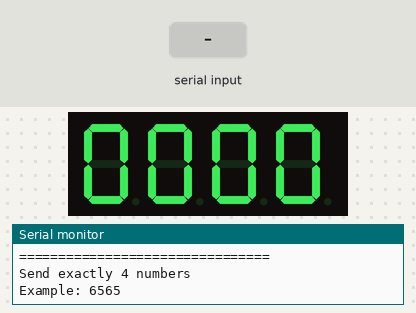
The sketch below on a simulated ESP32-S3. On the bench: 4-digit seven-segment display, the last lines printed to the serial monitor. Wiring (inferred from the names in the program): 4-digit 7-segment display, segments lit when HIGH: segments GPIO 3, GPIO 4, GPIO 5, GPIO 6, GPIO 7, GPIO 8, GPIO 9; digit selects GPIO 10, GPIO 11, GPIO 12, GPIO 13. Inputs (shaded band) come from the test bench. The segment pins are drawn as the display they are named for.

Above: at 1.2 s.
1.3 s: "90,45\n" received over the second serial link
At 2.5 s:
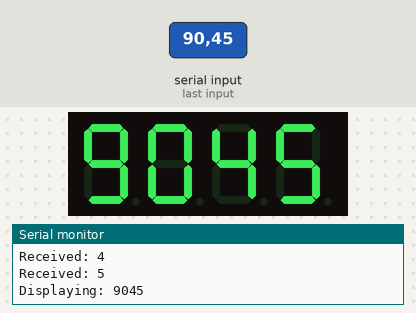
2.8 s: "30,150\n" received over the second serial link
At 3.9 s:
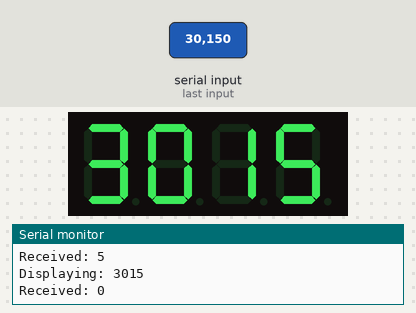
Timing chart, 0 to 5.8 s (numbered marks = the images above; inputs shaded):
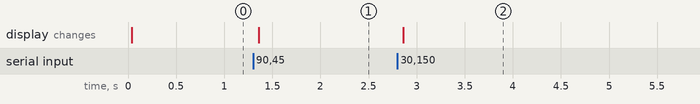

Measured:
- after the input at 1.3 s, the display: changes after 0.06 s (image 1)
- after the input at 2.8 s, the display: changes after 0.06 s (image 2)

The sketch:

uart_bluetooth_7segment.ino
```cpp
#include <HardwareSerial.h>

HardwareSerial Bluetooth(1);

// PIN CONFIGURATION

// Segments
const int segmentPins[7] = {
  3, 4, 5, 6, 7, 8, 9
};

// Digits
const int digitPins[4] = {
  10, 11, 12, 13
};


// 7-SEGMENT PATTERNS
// Order: A B C D E F G
// HIGH = ON
// LOW  = OFF

const byte digitPattern[10][7] =
{
  {1,1,1,1,1,1,0},   // 0
  {0,1,1,0,0,0,0},   // 1
  {1,1,0,1,1,0,1},   // 2
  {1,1,1,1,0,0,1},   // 3
  {0,1,1,0,0,1,1},   // 4
  {1,0,1,1,0,1,1},   // 5
  {1,0,1,1,1,1,1},   // 6
  {1,1,1,0,0,0,0},   // 7
  {1,1,1,1,1,1,1},   // 8
  {1,1,1,1,0,1,1}    // 9
};


// DISPLAY DATA
volatile char displayBuffer[4] = {
  '0', '0', '0', '0'
};


// Temporary Bluetooth buffer
char receivedBuffer[4];

int receivePosition = 0;


// TURN ALL DISPLAYS OFF
void allDigitsOff()
{
  digitalWrite(10, LOW);
  digitalWrite(11, LOW);
  digitalWrite(12, LOW);
  digitalWrite(13, LOW);
}


// SET SEGMENTS
void setSegments(char number)
{
  int n = number - '0';

  if (n < 0 || n > 9)
    return;

  digitalWrite(3, digitPattern[n][0]);  // A
  digitalWrite(4, digitPattern[n][1]);  // B
  digitalWrite(5, digitPattern[n][2]);  // C
  digitalWrite(6, digitPattern[n][3]);  // D
  digitalWrite(7, digitPattern[n][4]);  // E
  digitalWrite(8, digitPattern[n][5]);  // F
  digitalWrite(9, digitPattern[n][6]);  // G
}


// MULTIPLEX DISPLAY
void refreshDisplay()
{
  static int currentDigit = 0;
  static unsigned long previousTime = 0;

  unsigned long now = micros();

  // Change digit every 3000 microseconds
  if (now - previousTime >= 3000)
  {
    previousTime = now;

    // Turn everything OFF first
    allDigitsOff();

    // Set segments for current digit
    setSegments(displayBuffer[currentDigit]);

    // Turn ON current digit
    digitalWrite(digitPins[currentDigit], HIGH);

    // Move to next digit
    currentDigit++;

    if (currentDigit >= 4)
      currentDigit = 0;
  }
}


// BLUETOOTH RECEIVE
void readBluetooth()
{
  while (Bluetooth.available())
  {
    char c = Bluetooth.read();

    // Ignore ENTER / NEWLINE
    if (c == '\r' || c == '\n')
      continue;

    // Numbers only
    if (c >= '0' && c <= '9')
    {
      receivedBuffer[receivePosition] = c;

      Serial.print("Received: ");
      Serial.println(c);

      receivePosition++;

      // Four numbers received
      if (receivePosition == 4)
      {
        // Disable displays while changing data
        allDigitsOff();

        // Copy complete 4-digit value
        displayBuffer[0] = receivedBuffer[0];
        displayBuffer[1] = receivedBuffer[1];
        displayBuffer[2] = receivedBuffer[2];
        displayBuffer[3] = receivedBuffer[3];

        Serial.print("Displaying: ");

        Serial.print(displayBuffer[0]);
        Serial.print(displayBuffer[1]);
        Serial.print(displayBuffer[2]);
        Serial.println(displayBuffer[3]);

        // Start collecting next number
        receivePosition = 0;
      }
    }
  }
}


// SETUP
void setup()
{
  // Segment pins
  for (int i = 0; i < 7; i++)
  {
    pinMode(segmentPins[i], OUTPUT);
    digitalWrite(segmentPins[i], LOW);
  }

  // Digit pins
  for (int i = 0; i < 4; i++)
  {
    pinMode(digitPins[i], OUTPUT);
    digitalWrite(digitPins[i], LOW);
  }

  // USB Serial
  Serial.begin(115200);

  // Bluetooth UART1
  Bluetooth.begin(9600);

  Serial.println();
  Serial.println("================================");
  Serial.println("Bluetooth 4 Digit Display");
  Serial.println("================================");
  Serial.println("Send exactly 4 numbers");
  Serial.println("Example: 6565");
}


// MAIN LOOP
void loop()
{
  // Bluetooth
  readBluetooth();

  // Display
  refreshDisplay();
}
```

spi_dot_matrix.ino
```cpp

```
